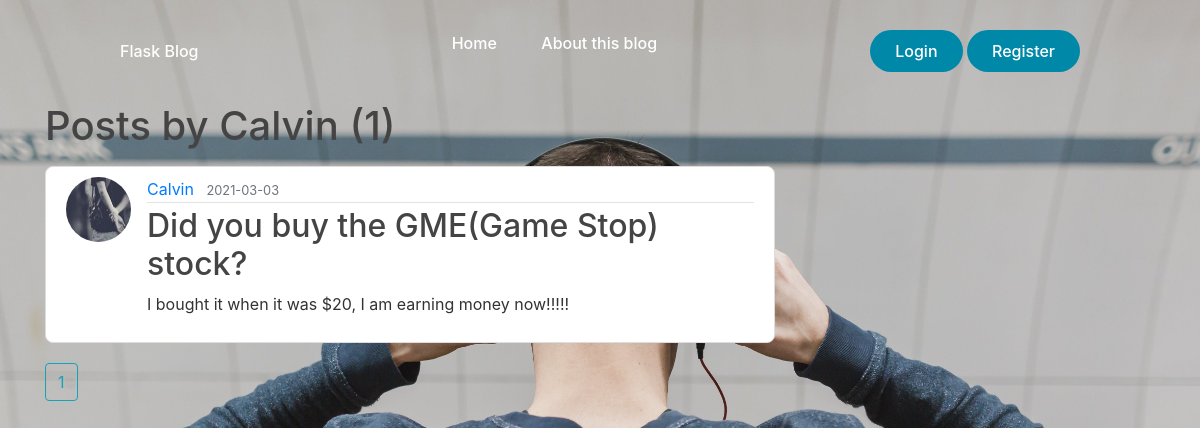
The app's page /user/Calvin with its own data.
### flaskblog/models.py (models this page shows, shortened)
class User(db.Model, UserMixin):
    id = db.Column(db.Integer, primary_key=True)
    username = db.Column(db.String(20), unique=True, nullable=False)
    email = db.Column(db.String(120), unique=True, nullable=False)
    image_file = db.Column(db.String(20), nullable=False, default='default.jpg')
    password = db.Column(db.String(60), nullable=False)
    posts = db.relationship('Post', backref='author', lazy=True)

class Post(db.Model):
    id = db.Column(db.Integer, primary_key=True)
    title = db.Column(db.String(100), nullable=False)
    date_posted = db.Column(db.DateTime, nullable=False, default=datetime.now)
    content = db.Column(db.Text, nullable=False)
    user_id = db.Column(db.Integer, db.ForeignKey('user.id'), nullable=False)

### flaskblog/routes.py (the view)
@app.route("/user/<string:username>")
def user_posts(username):
    page = request.args.get('page', 1, type=int)
    user = User.query.filter_by(username=username).first_or_404()
    posts = Post.query.filter_by(author=user)\
        .order_by(Post.date_posted.desc())\
        .paginate(page=page, per_page=4)
    return render_template('user_posts.html', posts=posts, user=user)

### flaskblog/templates/user_posts.html
{% extends "layout.html" %}
{% block content %}
    <h1 class="mb-3">Posts by {{ user.username }} ({{ posts.total }})</h1>
    {% for post in posts.items %}
        <article class="media content-section">
          <img class="rounded-circle article-img" src="{{ url_for('static', filename='profile_pics/' + post.author.image_file) }}">
          <div class="media-body">
            <div class="article-metadata">
              <a class="mr-2" href="{{ url_for('user_posts', username=post.author.username) }}">{{ post.author.username }}</a>
              <small class="text-muted">{{ post.date_posted.strftime('%Y-%m-%d') }}</small>
            </div>
            <h2><a class="article-title" href="{{ url_for('post', post_id=post.id) }}">{{ post.title }}</a></h2>
            <p class="article-content">{{ post.content }}</p>
          </div>
        </article>
    {% endfor %}
    {% for page_num in posts.iter_pages(left_edge=1, right_edge=1, left_current=1, right_current=2) %}
      {% if page_num %}
        {% if posts.page == page_num %}
        <a class="btn btn-outline-info mb-4" href="{{ url_for('user_posts', username=user.username , page=page_num) }}">{{ page_num }}</a>
        {% else %}
        <a class="btn btn-outline-info mb-4" href="{{ url_for('user_posts', username=user.username , page=page_num) }}">{{ page_num }}</a>
        {% endif %}
      {% else %}
        ...
      {% endif %}
    {% endfor %}
{% endblock content %}

### flaskblog/static/main.css (style rules this page uses)
body { background: url(listening.jpg); object-position: center; background-size: cover; background-repeat: no-repeat; color: #333333; }
h1, h2, h3, h4, h5, h6 { color: #444444; }
.content-section { background: #ffffff; padding: 10px 20px; border: 1px solid #dddddd; border-radius: 8px; margin-bottom: 20px; }
.article-title { color: #444444; }
.article-content { white-space: pre-line; }
.article-img { height: 65px; width: 65px; margin-right: 16px; }
.article-metadata { padding-bottom: 1px; margin-bottom: 4px; border-bottom: 1px solid #e3e3e3 }

### records on screen
User: username "Calvin"
Post: image_file (picture), author.username "Calvin", date_posted "2021-03-03", title "Did you buy the GME(Game Stop) stock?", content "I bought it when it was $20, I am earning money now!!!!!"

### other values on screen
{{ posts.total }} "1"
{{ page_num }} "1"
